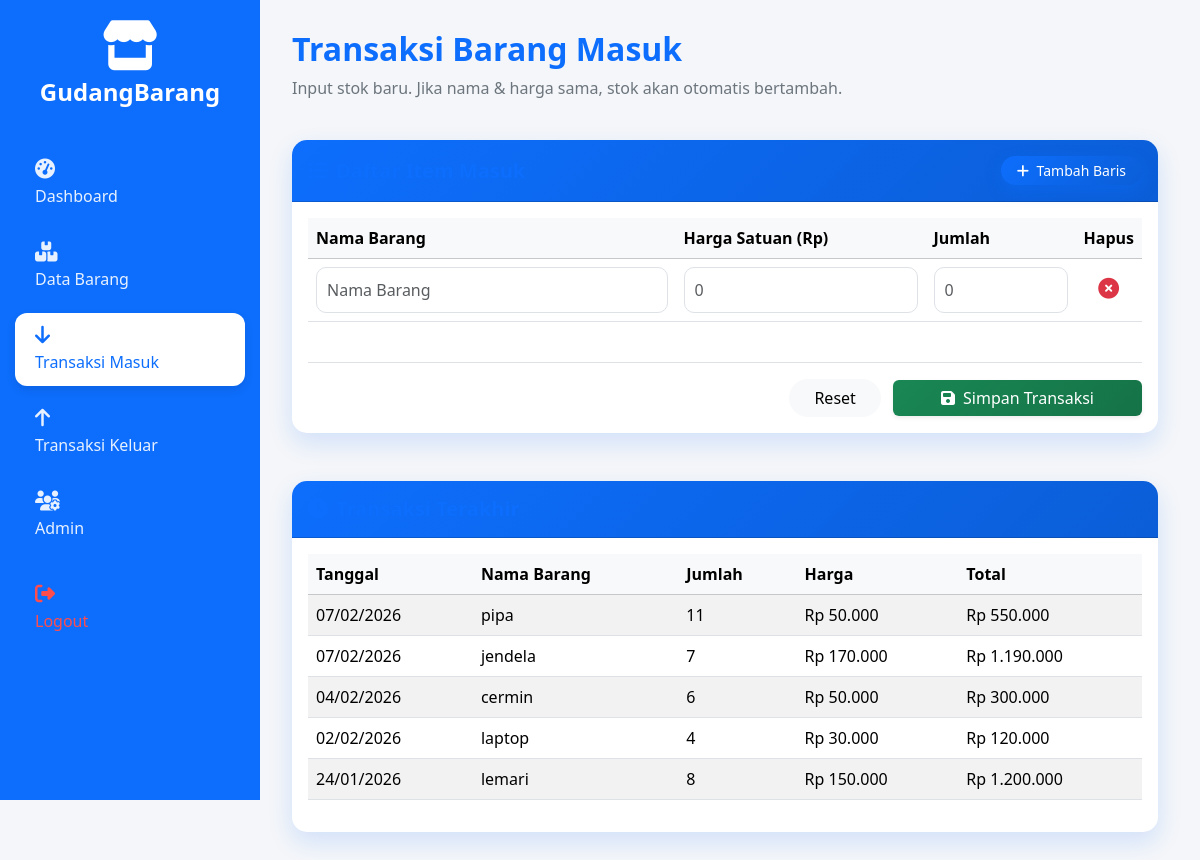
The page /transaksi_masuk.php (signed in) on the database its author committed.
### tables this page shows
CREATE TABLE `transaksi` (
  `id_transaksi` int NOT NULL,
  `id_user` int NOT NULL,
  `id_barang` int NOT NULL,
  `stok` int NOT NULL,
  `tanggal_transaksi` date NOT NULL,
  `status` enum('keluar','masuk') NOT NULL
);

CREATE TABLE `barang` (
  `id_barang` int NOT NULL,
  `nama` varchar(200) DEFAULT NULL,
  `stok` int DEFAULT NULL,
  `harga` int DEFAULT NULL,
  `stok_baik` int DEFAULT '0',
  `stok_rusak` int DEFAULT '0'
);

### transaksi_masuk.php (the view, shortened to what this page needs)
<?php
include 'koneksi.php';
$role = isset($_SESSION['role']) ? $_SESSION['role'] : '';
$active_page = "transaksi_masuk";
$tanggal_transaksi = $conn->query("
    SELECT
        t.tanggal_transaksi,
        b.nama,
        t.stok,
        b.harga,
        (t.stok * b.harga) AS total
    FROM transaksi t
    JOIN barang b ON t.id_barang = b.id_barang
    WHERE t.status = 'masuk'
    ORDER BY t.tanggal_transaksi DESC, t.id_transaksi DESC
    LIMIT 5
");
?>
<!DOCTYPE html>
<html lang="id">
<head>
    <link rel="stylesheet" href="https://cdn.jsdelivr.net/npm/bootstrap@5.3.3/dist/css/bootstrap.min.css">
    <link rel="stylesheet" href="https://cdnjs.cloudflare.com/ajax/libs/font-awesome/6.5.0/css/all.min.css">
</head>
<body>
    <aside class="main-sidebar">
        <div class="sidebar-brand">
            <h2 class="text-white text-center mb-4">
                <i class="fas fa-store fa-2x mb-2"></i><br>
                GudangBarang
            </h2>
        </div>
        <ul class="nav-sidebar">
            <li class="nav-item">
                <a href="dashboard.php" class="nav-link <?php if ($active_page == 'dashboard') echo 'active'; ?>">
                    <i class="fas fa-tachometer-alt"></i>
                    <p>Dashboard</p>
                </a>
            </li>
            <li class="nav-item">
                <a href="tambah.php" class="nav-link <?php if ($active_page == 'data_barang') echo 'active'; ?>">
                    <i class="fas fa-boxes-stacked"></i>
                    <p>Data Barang</p>
                </a>
            </li>
            <li class="nav-item">
                <a href="transaksi_masuk.php" class="nav-link <?php if ($active_page == 'transaksi_masuk') echo 'active'; ?>">
                    <i class="fas fa-arrow-down"></i>
                    <p>Transaksi Masuk</p>
                </a>
            </li>
            <li class="nav-item">
                <a href="transaksi_keluar.php" class="nav-link <?php if ($active_page == 'transaksi_keluar') echo 'active'; ?>">
                    <i class="fas fa-arrow-up"></i>
                    <p>Transaksi Keluar</p>
                </a>
            </li>
            <?php if ($role == 'admin') : ?>
                <li class="nav-item">
                    <a href="admin.php" class="nav-link">
                        <i class="fas fa-users-cog"></i>
                        <p>Admin</p>
                    </a>
                </li>
            <?php endif; ?>
            <li class="nav-item">
                <a href="logout.php" class="nav-link logout-link">
                    <i class="fas fa-sign-out-alt"></i>
                    <p>Logout</p>
                </a>
            </li>
        </ul>
    </aside>
    <div class="content-wrapper">
        <div class="container-fluid">
            <div class="row mb-4">
                <div class="col-12">
                    <h2 class="fw-bold">Transaksi Barang Masuk</h2>
                    <p class="text-secondary">Input stok baru. Jika nama & harga sama, stok akan otomatis bertambah.</p>
                </div>
            </div>
            <div class="card">
                <div class="card-header bg-white py-3 d-flex justify-content-between align-items-center">
                    <h5 class="m-0 fw-bold text-primary"><i class="fas fa-list me-2"></i>Daftar Item Masuk</h5>
                    <button type="button" id="addBtn" class="btn btn-primary btn-sm rounded-pill px-3">
                        <i class="fas fa-plus me-1"></i> Tambah Baris
                    </button>
                </div>
                <div class="card-body">
                    <form method="post">
                        <div class="table-responsive">
                            <table class="table table-hover align-middle">
                                <thead class="table-light">
                                    <tr>
                                        <th>Nama Barang</th>
                                        <th width="250">Harga Satuan (Rp)</th>
                                        <th width="150">Jumlah</th>
                                        <th width="50" class="text-center">Hapus</th>
                                    </tr>
                                </thead>
                                <tbody id="formBody">
                                    <tr>
                                        <td>
                                            <input type="text" name="nama[]" class="form-control" required placeholder="Nama Barang">
                                        </td>
                                        <td><input type="number" name="harga[]" class="form-control" required min="1" placeholder="0"></td>
                                        <td><input type="number" name="stok[]" class="form-control" required min="1" placeholder="0"></td>
                                        <td class="text-center">
                                            <i class="fas fa-times-circle btn-remove removeRow"></i>
                                        </td>
                                    </tr>
                                </tbody>
                            </table>
                        </div>
                        <div class="mt-4 border-top pt-3 text-end">
                            <button type="reset" class="btn btn-light px-4 me-2">Reset</button>
                            <button type="submit" name="tambah_barang_masuk" class="btn btn-success px-5 shadow-sm">
                                <i class="fas fa-save me-2"></i>Simpan Transaksi
                            </button>
                        </div>
                    </form>
                </div>
            </div>
            <div class="row mt-5">
                <div class="col-12">
                    <div class="card">
                        <div class="card-header bg-white py-3">
                            <h5 class="m-0 fw-bold text-primary">
                                <i class="fas fa-clock me-2"></i>Transaksi Terakhir
                            </h5>
                        </div>
                        <div class="card-body">
                            <div class="table-responsive">
                                <table class="table table-striped align-middle">
                                    <thead class="table-light">
                                        <tr>
                                            <th>Tanggal</th>
                                            <th>Nama Barang</th>
                                            <th>Jumlah</th>
                                            <th>Harga</th>
                                            <th>Total</th>
                                        </tr>
                                    </thead>
                                    <tbody>
                                        <?php if ($tanggal_transaksi->num_rows > 0): ?>
                                            <?php while ($row = $tanggal_transaksi->fetch_assoc()): ?>
                                                <tr class="transaksi-row"
                                                    data-tanggal="<?= date('d/m/Y', strtotime($row['tanggal_transaksi'])) ?>"
                                                    data-nama="<?= htmlspecialchars($row['nama']) ?>"
                                                    data-jumlah="<?= $row['stok'] ?>"
                                                    data-harga="<?= number_format($row['harga'], 0, ',', '.') ?>"
                                                    data-total="<?= number_format($row['total'], 0, ',', '.') ?>"
                                                    style="cursor:pointer">
                                                    <td><?= date('d/m/Y', strtotime($row['tanggal_transaksi'])) ?></td>
                                                    <td><?= htmlspecialchars($row['nama']) ?></td>
                                                    <td><?= $row['stok'] ?></td>
                                                    <td>Rp <?= number_format($row['harga'], 0, ',', '.') ?></td>
                                                    <td>Rp <?= number_format($row['total'], 0, ',', '.') ?></td>
                                                </tr>
                                            <?php endwhile; ?>
                                        <?php endif; ?>
                                    </tbody>
                                </table>
                            </div>
                        </div>
                    </div>
                </div>
            </div>
        </div>
    </div>
</body>
</html>

### transaksi_masuk.php (style rules this page uses)
body { background-color: #f4f6f9; font-family: 'Segoe UI', sans-serif; }
.main-sidebar { width: 260px; height: 100vh; position: fixed; top: 0; left: 0; background-color: #0d6efd; padding: 20px 15px; color: white; z-index: 1000; }
.sidebar-brand { text-align: center; margin-bottom: 40px; }
.sidebar-brand i { font-size: 50px; margin-bottom: 10px; }
.sidebar-brand h2 { font-size: 24px; font-weight: bold; margin: 0; }
.nav-sidebar { list-style: none; padding: 0; }
.nav-item { margin-bottom: 10px; }
.nav-link { display: flex; flex-direction: column; align-items: flex-start; padding: 12px 20px; color: rgba(255, 255, 255, 0.9); text-decoration: none; border-radius: 12px; transition: 0.3s; }
.nav-link i { font-size: 20px; margin-bottom: 5px; }
.nav-link p { margin: 0; font-weight: 500; }
.nav-link.active { background-color: white !important; color: #0d6efd !important; box-shadow: 0 4px 10px rgba(0, 0, 0, 0.1); }
.logout-link { color: #ff4d4d !important; margin-top: 20px; }
.content-wrapper { margin-left: 250px; padding: 30px; min-height: 100vh; }
h2 { color: #0d6efd; }
.card { border: none; border-radius: 15px; box-shadow: 0 10px 25px rgba(13, 110, 253, 0.15); overflow: hidden; }
.card-header { background: linear-gradient(135deg, #0d6efd, #0b5ed7); color: white; font-weight: bold; }
table thead { background: #e7f0ff; }
table thead th { color: #0d6efd; font-weight: 600; }
table tbody tr { transition: 0.2s; }
.btn-primary { background: linear-gradient(135deg, #0d6efd, #0b5ed7); border: none; box-shadow: 0 6px 15px rgba(13, 110, 253, 0.4); }
.btn-success { background: linear-gradient(135deg, #198754, #157347); border: none; box-shadow: 0 6px 15px rgba(25, 135, 84, 0.4); }
.btn-light { border-radius: 30px; }
.form-control { border-radius: 10px; padding: 10px; }
.btn-remove { color: #dc3545; font-size: 1.3rem; transition: 0.2s; }

### rows shown on the page
transaksi: tanggal_transaksi "07/02/2026", id_barang.nama "pipa", stok "11", id_barang.harga "50.000", total "550.000"
transaksi: tanggal_transaksi "07/02/2026", id_barang.nama "jendela", stok "7", id_barang.harga "170.000", total "1.190.000"
transaksi: tanggal_transaksi "04/02/2026", id_barang.nama "cermin", stok "6", id_barang.harga "50.000", total "300.000"
transaksi: tanggal_transaksi "02/02/2026", id_barang.nama "laptop", stok "4", id_barang.harga "30.000", total "120.000"
transaksi: tanggal_transaksi "24/01/2026", id_barang.nama "lemari", stok "8", id_barang.harga "150.000", total "1.200.000"
